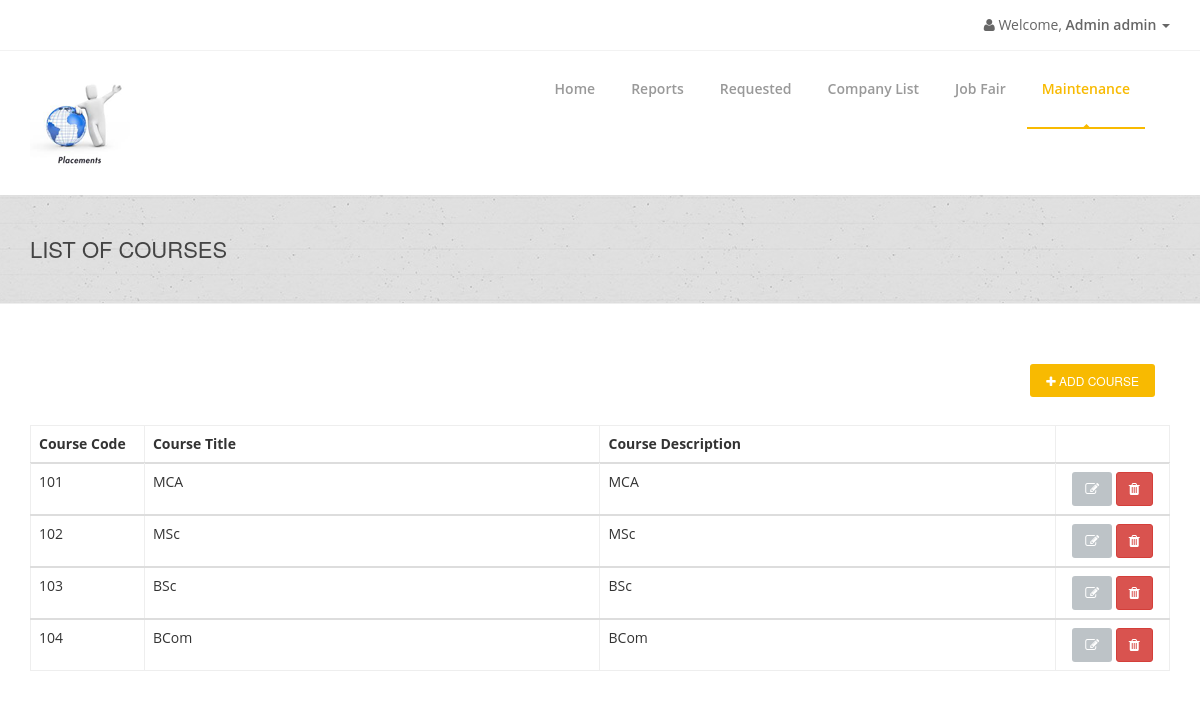
Screenshot of /admin/admin-maintenance.php (signed in) with the database file from the repository.
### tables this page shows
CREATE TABLE `admintbl` (
  `AdminID` int(11) NOT NULL,
  `Username` varchar(255) NOT NULL,
  `Password` varchar(255) NOT NULL,
  `SaltedPassword` varchar(255) NOT NULL,
  `FirstName` varchar(255) NOT NULL,
  `MiddleName` varchar(255) NOT NULL,
  `LastName` varchar(255) NOT NULL,
  `Position` varchar(255) NOT NULL,
  `Address` varchar(255) NOT NULL,
  `ContactNumber` varchar(255) NOT NULL,
  `Usertype` varchar(255) NOT NULL
);

CREATE TABLE `coursetbl` (
  `CourseID` int(11) NOT NULL,
  `CourseTitle` varchar(255) NOT NULL,
  `CourseCode` varchar(255) NOT NULL,
  `CourseDescription` varchar(255) NOT NULL
);

### connection.php (called while the page is built, shortened)
<?php
class GSecureSQLConfig
{
    static function get_mysqli_config($type = NULL)
    {
        if (strtoupper($type) == 'LOCALHOST') {
            return array(
                'host' => 'localhost:3306',
                'user' => 'root',
                'pass' => '',
                'db' => 'e2edb'
            );
        } else {
            return array(
                'host' => 'localhost:3306',
                'user' => 'root',
                'pass' => '',
                'db' => 'u305071956_e2edb'
            );
        }
    }
}
class GSecureSQL
{
    private static $config;
    private static function _get_mysqli_config()
    {
        self::$config = GSecureSQLConfig::get_mysqli_config();
    }
    static function query($sql, $has_return = FALSE, $types = NULL)
    {
        $cn = new mysqli(
            self::$config['host'],
            self::$config['user'],
            self::$config['pass'],
            self::$config['db']
        );
        $ret = NULL;
        $st = $cn->prepare($sql);
        if (is_null($types)) {
            if (!$has_return) {
                $st->execute();
                $st->close();
                $cn->close();
                $ret = 'Query has been executed';
            } else {
                $st->execute();
                $code_result = '$st->bind_result(';
                $bool = false;
                $p = array();
                for($i = 0; $i < $st->field_count; $i++){
                    if(!$bool){
                        $bool = true;
                        $code_result .= '$p[' . $i . ']';
                    }else{
                        $code_result .= ',$p[' . $i . ']';
                    }
                }
                $code_result .= ');';
                eval($code_result);
                $ret = array();
                $k = 0;
                while($st->fetch()){
                    for($i = 0; $i < count($p); $i++){
                        $ret[$k][$i] = $p[$i];
                    }
                    $k++;
                }
            }
        } else {
            if (!$has_return) {
                $arg = func_get_args();
                $code = '$st->bind_param($types';
                for ($i = 3; $i < count($arg); $i++) {
                    $code .= ',$arg[' . $i . ']';
                }
                $code .= ');';
                eval($code);
                $st->execute();
                $st->close();
                $cn->close();
            } else {
                $arg = func_get_args();
                $code = '$st->bind_param($types';
                for ($i = 3; $i < count($arg); $i++) {
                    $code .= ',$arg[' . $i . ']';
                }
                $code .= ');';
                eval($code);
                $st->execute();
                $code_result = '$st->bind_result(';
                $bool = false;
                $p = array();
                for($i = 0; $i < $st->field_count; $i++){
                    if(!$bool){
                        $bool = true;
                        $code_result .= '$p[' . $i . ']';
                    }else{
                        $code_result .= ',$p[' . $i . ']';
                    }
                }
                $code_result .= ');';
                eval($code_result);
                $ret = array();
                $k = 0;
                while($st->fetch()){
                    for($i = 0; $i < count($p); $i++){
                        $ret[$k][$i] = $p[$i];
                    }
                    $k++;
                }
            }
        }
        return $ret;
    }
}

### admin/admin-maintenance.php (the view, shortened to what this page needs)
<?php
include('../connection.php');
if (isset($_SESSION['AdminID'])) {
    $AdminID = $_SESSION['AdminID'];
} else {
    header("location: ../login-admin.php");
}
$infoquery =
    GSecureSQL::query(
        "SELECT FirstName FROM admintbl WHERE AdminID = ?",
        TRUE,
        "s",
        $AdminID
    );
$FirstName = $infoquery[0][0];
?>
<!doctype html>
<html lang="en">
<head>
    <link href="../css/bootstrap.min.css" rel="stylesheet"/>
    <link href="../css/bootstrapValidator.min.css" rel="stylesheet"/>
    <link rel="stylesheet" href="../css/font-awesome.min.css" type="text/css" media="screen">
    <link rel="stylesheet" type="text/css" href="../fonts/ffonts/montserrat.css">
    <link rel="stylesheet" type="text/css" href="../fonts/ffonts/open-sans.css">
    <link rel="stylesheet" type="text/css" href="../css/slicknav.css" media="screen">
    <link rel="stylesheet" type="text/css" href="../css/style.css" media="screen">
    <link rel="stylesheet" type="text/css" href="../css/responsive.css" media="screen">
    <link rel="stylesheet" type="text/css" href="../css/animate.css" media="screen">
    <link rel="stylesheet" type="text/css" href="../css/colors/yellow.css" title="yellow" media="screen"/>
    <link rel="stylesheet" href="../css/notif.css"/>
</head>
<body>
    <div id="container">
        <div class="hidden-header"></div>
        <header class="clearfix">
            <div class="top-bar">
                <div class="container">
                    <div class="row">
                        <div class="col-md-7">
                        </div>
                        <div class="col-md-5">
                            <ul class="nav navbar-nav navbar-right">
                                <li class="dropdown">
                                    <a href="#" class="dropdown-toggle" data-toggle="dropdown"><b class="fa fa-user"></b> Welcome, <b>Admin <?php echo $FirstName; ?> </b><b class="caret"></b></a>
                                </li>
                            </ul>
                        </div>
                    </div>
                </div>
            </div>
            <div class="navbar navbar-default navbar-top">
                <div class="container">
                    <div class="navbar-header">
                        <a class="navbar-brand" href="">
                            <img src="../images/PlacementCell.png">
                        </a>
                    </div>
                    <div class="navbar-collapse collapse">
                        <ul class="nav navbar-nav navbar-right">
                            <li>
                                <a href="admin.php">Home</a>
                            </li>
                            <li>
                            <a>Reports</a>
                            </li>
                            <li>
                                <a href="admin-requested.php">Requested</a>
                            </li>
                            <li>
                                <a>Company List</a>
                            </li>
                            <li>
                                <a href="job-fair.php">Job Fair</a>
                            </li>
                            <li>
                                <a class = "active">Maintenance</a>
                            </li>
                        </ul>
                    </div>
                </div>
            </div>
        </header>
        <div class="page-banner" style="padding:40px 0; center:#f9f9f9;">
            <div class="container">
                <div class="row">
                    <div class="col-md-6">
                        <h2>List of Courses</h2>
                    </div>
                </div>
            </div>
        </div>
        <div id="content">
            <div class="container">
                <div class="col-md-12">
                    <a href="admin-addcourse.php" class="main-button" style="float:right;">
                        <span class="fa fa-plus"></span> Add Course
                    </a>
                </div>
                <div class="hr1" style="margin-top:30px;margin-bottom:30px;"></div>
                <div class="hr2"></div>
                <table class="table segment table-hover">
                    <thead>
                        <tr>
                            <th width='10%'>Course Code</th>
                            <th width='40%'>Course Title</th>
                            <th width='40%'>Course Description</th>
                            <th width='10%'></th>
                    </thead>
                    <?php
                    $ListCourseQuery =
                        GSecureSQL::query(
                            "SELECT * FROM coursetbl",
                            TRUE
                        );
                    foreach ($ListCourseQuery as $value) {
                        $CourseID = $value[0];
                        $CourseTitle = $value[1];
                        $CourseCode = $value[2];
                        $CourseDesc = $value[3];
                        ?>
                    <tbody>
                        <tr>
                            <td width="10%"><?php echo $CourseCode; ?></td>
                            <td width="40%"><?php echo $CourseTitle; ?></td>
                            <td width="40%"><?php echo $CourseDesc; ?></td>
                            <td width="10%" class="tabletitle text-center">
                                <a href="admin-editcourse.php?id=<?php echo $CourseID; ?>" class='btn btn-default'> <i
                                        class='fa fa-pencil-square-o fa-1x'></i> </a>
                                <button class='btn btn-danger' data-toggle='modal'
                                        data-target='#DeleteCourse<?php echo $CourseID; ?>'><i
                                        class='fa fa-trash fa-1x'></i>
                                </button>
                            </td>
                        </tr>
                    </tbody>
                    <?php
                        }
                    ?>
                </table>
            </div>
        </div>
    </div>
</body>
</html>

### css/colors/yellow.css (style rules this page uses)
a { color: #444; }
a.main-button, input[type="submit"] { background-color: #f8ba01; }
.navbar-default .navbar-nav > li:hover > a, .navbar-default .navbar-nav > li > a.active { color: #f8ba01; }
.navbar-default .navbar-nav > li > a:after { background-color: #f8ba01; }
.navbar-default .navbar-nav > li > a.active, .navbar-default .navbar-nav > li:hover > a { border-color: #f8ba01; }

### rows the page displays
admintbl: FirstName "admin"
coursetbl: CourseCode "101", CourseTitle "MCA", CourseDescription "MCA"
coursetbl: CourseCode "102", CourseTitle "MSc", CourseDescription "MSc"
coursetbl: CourseCode "103", CourseTitle "BSc", CourseDescription "BSc"
coursetbl: CourseCode "104", CourseTitle "BCom", CourseDescription "BCom"
